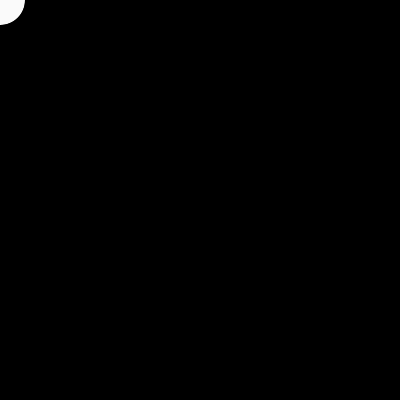
Frame 1 (no input)
Frame 60 (the mouse pressed at the canvas centre just before this capture): identical to frame 1, image omitted
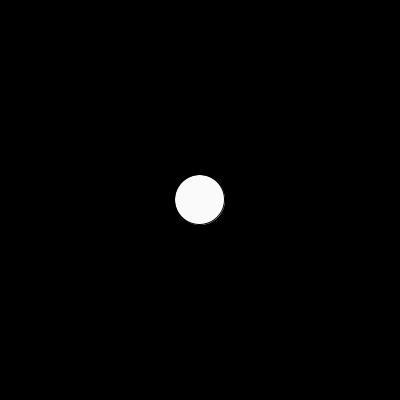
Frame 120 (the mouse held since frame 60 and released just before this capture)

The Processing sketch that drew these frames (run headless with seeded random() and noise(); from frame 60 on, the mouse is pressed at the canvas centre):

// Processing sketch: processing_154297
// ── processing_154297.pde

float easingVal = 0.2;
float currentX = 0;
float currentY = 0;

void setup()
{
  size(400, 400);
}

void draw()
{
  background(0, 0, 0);
  
  float xDifference = mouseX - currentX;
  float yDifference = mouseY - currentY;
  
  float newPosX = currentX + (xDifference*easingVal);
  float newPosY = currentY + (yDifference*easingVal);
  
  fill(250, 250, 250);
  ellipseMode(CENTER);
  ellipse(newPosX, newPosY, 50, 50);
  
  currentX = newPosX;
  currentY = newPosY;
}
